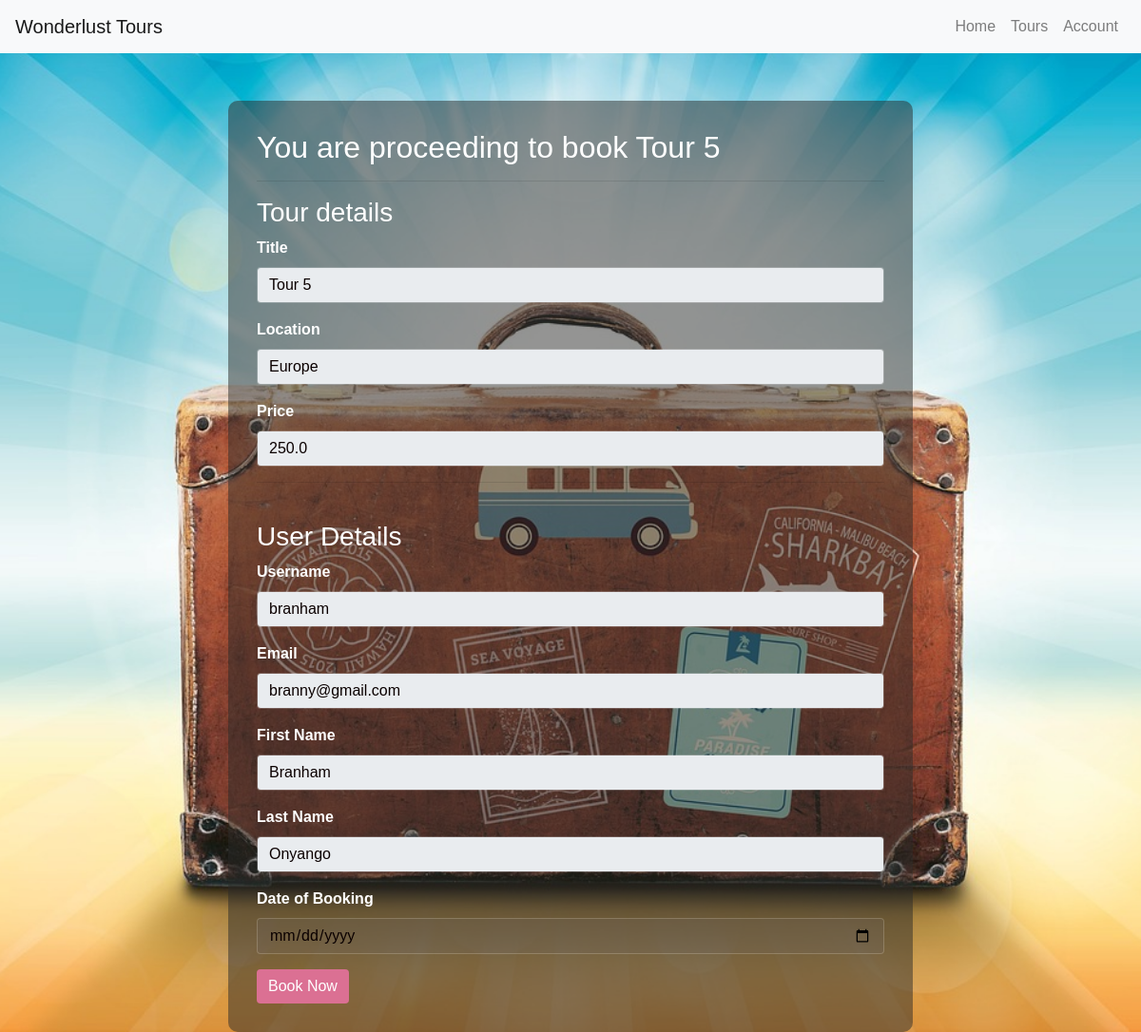
The page /book/5 (signed in) on the database its author committed.
### tables this page shows
CREATE TABLE tours (
    id INTEGER PRIMARY KEY AUTOINCREMENT,
    title TEXT NOT NULL,
    description TEXT NOT NULL,
    price REAL NOT NULL,
    location TEXT NOT NULL,
    image_filename TEXT NOT NULL,
    created TIMESTAMP NOT NULL DEFAULT CURRENT_TIMESTAMP
);

CREATE TABLE users (
    id INTEGER PRIMARY KEY AUTOINCREMENT,
    created TIMESTAMP NOT NULL DEFAULT CURRENT_TIMESTAMP,
    username TEXT NOT NULL UNIQUE,
    email TEXT NOT NULL UNIQUE,
    first_name TEXT,
    last_name TEXT,
    phone_number TEXT,
    password TEXT NOT NULL
);

### routes.py (the view, shortened to what this page needs)
@routes.route('/book/<int:tour_id>', methods=['GET', 'POST'])
def book(tour_id):
    if 'user_id' not in session:
        return redirect(url_for('user.login'))
    user_id = session['user_id']
    with sqlite3.connect('wonderlust_tours.db') as conn:
        conn.row_factory = sqlite3.Row
        cur = conn.cursor()
        cur.execute("SELECT * FROM tours WHERE id = ?", (tour_id,))
        tour = cur.fetchone()
        cur.execute("SELECT * FROM users WHERE id = ?", (user_id,))
        user = cur.fetchone()
    return render_template('book.html', tour=tour, user=user)

### templates/book.html (shortened to what this page needs)
<!DOCTYPE html>
<html lang="en">
<head>
  <link rel="stylesheet" href="https://maxcdn.bootstrapcdn.com/bootstrap/4.5.2/css/bootstrap.min.css">
  <link rel="stylesheet" href="{{ url_for('static', filename='css/book.css') }}">
</head>
<body>
  <div class="background-image"></div>
  <div class="overlay"></div>
  <nav class="navbar navbar-expand-lg navbar-light bg-light">
    <a class="navbar-brand" href="#">Wonderlust Tours</a>
    <div class="collapse navbar-collapse" id="navbarNav">
      <ul class="navbar-nav ml-auto">
        <li class="nav-item">
          <a class="nav-link" href="{{ url_for('index') }}">Home</a>
        </li>
        <li class="nav-item">
          <a class="nav-link" href="{{ url_for('user.tours') }}">Tours</a>
        </li>
        <li class="nav-item">
          <a class="nav-link" href="{{ url_for('user.account') }}">Account</a>
        </li>
      </ul>
    </div>
  </nav>
  <div class="form-container">
    <h2>You are proceeding to book {{ tour.title }}</h2>
    <hr>
    <form action="{{ url_for('user.book', tour_id=tour.id) }}" method="post">
      <h3>Tour details</h3>
      <div class="form-group">
        <label for="tour_title">Title</label>
        <input value="{{ tour.title }}" type="text" class="form-control" id="tour_title" name="tour_title" readonly>
      </div>
      <div class="form-group">
        <label for="location">Location</label>
        <input value="{{ tour.location }}" type="text" class="form-control" id="location" name="location" readonly>
      </div>
      <div class="form-group">
        <label for="price">Price</label>
        <input value="{{ tour.price }}" type="text" class="form-control" id="price" name="price" readonly>
      </div>
      <hr><br>
      <h3>User Details</h3>
      <div class="form-group">
        <label for="username">Username</label>
        <input value="{{ user.username }}" type="text" class="form-control" id="username" name="username" readonly>
      </div>
      <div class="form-group">
        <label for="email">Email</label>
        <input value="{{ user.email }}" type="email" class="form-control" id="email" name="email" readonly>
      </div>
      <div class="form-group">
        <label for="first_name">First Name</label>
        <input value="{{ user.first_name }}" type="text" class="form-control" id="first_name" name="first_name" readonly>
      </div>
      <div class="form-group">
        <label for="last_name">Last Name</label>
        <input value="{{ user.last_name }}" type="text" class="form-control" id="last_name" name="last_name" readonly>
      </div>
      <div class="form-group">
        <label for="date_of_booking">Date of Booking</label>
        <input type="date" class="form-control" id="date_of_booking" name="date_of_booking" required>
      </div>
      <button type="submit" class="btn btn-primary">Book Now</button>
    </form>
  </div>
</body>
</html>

### static/css/book.css (style rules this page uses)
body, html { height: 100%; margin: 0; font-family: Arial, Helvetica, sans-serif; }
.background-image { background-image: url('../images/luggage.jpg'); height: 100%; background-position: center; background-repeat: no-repeat; background-size: cover; position: fixed; width: 100%; z-index: -1; }
.overlay { background-color: rgba(0, 0, 0, 0); position: absolute; top: 0; left: 0; height: 100%; width: 100%; z-index: -1; }
.form-container { position: relative; background-color: rgba(42, 42, 41, 0.5); border-radius: 10px; padding: 30px; margin: 50px auto; width: 60%; color: #fff; }
.form-group label { font-weight: bold; color: #fff; }
.form-control { background-color: rgba(113, 107, 107, 0.2); border: 1px solid rgba(255, 255, 255, 0.2); color: #0b0000; }
.btn-primary { background-color: palevioletred; border: none; }

### rows shown on the page
tours: title "Tour 5", tour_title "Tour 5", location "Europe", price "250.0"
users: username "branham", email "branny@gmail.com", first_name "Branham", last_name "Onyango"
